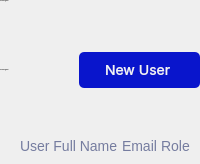
                <widget class="QFrame" name="user_manage_main_frame">
                 <property name="frameShape">
                  <enum>QFrame::NoFrame</enum>
                 </property>
                 <property name="frameShadow">
                  <enum>QFrame::Raised</enum>
                 </property>
                 <layout class="QVBoxLayout" name="user_manage_main_layout">
                  <property name="spacing">
                   <number>0</number>
                  </property>
                  <property name="leftMargin">
                   <number>0</number>
                  </property>
                  <property name="topMargin">
                   <number>0</number>
                  </property>
                  <property name="rightMargin">
                   <number>0</number>
                  </property>
                  <property name="bottomMargin">
                   <number>0</number>
                  </property>
                  <item>
                   <widget class="QLabel" name="user_manage_small_header">
                    <property name="font">
                     <font>
                      <family>Inter</family>
                      <pointsize>-1</pointsize>
                     </font>
                    </property>
                    <property name="styleSheet">
                     <string notr="true"/>
                    </property>
                    <property name="text">
                     <string>User Management</string>
                    </property>
                    <property name="alignment">
                     <set>Qt::AlignLeading|Qt::AlignLeft|Qt::AlignTop</set>
                    </property>
                   </widget>
                  </item>
                  <item>
                   <widget class="QFrame" name="user_manage_middle_frame">
                    <property name="frameShape">
                     <enum>QFrame::NoFrame</enum>
                    </property>
                    <property name="frameShadow">
                     <enum>QFrame::Raised</enum>
                    </property>
                    <layout class="QHBoxLayout" name="user_manage_middle_layout">
                     <property name="spacing">
                      <number>0</number>
                     </property>
                     <property name="leftMargin">
                      <number>0</number>
                     </property>
                     <property name="topMargin">
                      <number>50</number>
                     </property>
                     <property name="rightMargin">
                      <number>0</number>
                     </property>
                     <property name="bottomMargin">
                      <number>50</number>
                     </property>
                     <item>
                      <widget class="QLabel" name="user_manage_header">
                       <property name="font">
                        <font>
                         <family>Inter</family>
                         <pointsize>-1</pointsize>
                         <weight>50</weight>
                         <bold>false</bold>
                        </font>
                       </property>
                       <property name="styleSheet">
                        <string notr="true"/>
                       </property>
                       <property name="text">
                        <string>User Management</string>
                       </property>
                       <property name="alignment">
                        <set>Qt::AlignLeading|Qt::AlignLeft|Qt::AlignVCenter</set>
                       </property>
                      </widget>
                     </item>
                     <item>
                      <widget class="QPushButton" name="user_manage_add_butt">
                       <property name="minimumSize">
                        <size>
                         <width>121</width>
                         <height>36</height>
                        </size>
                       </property>
                       <property name="maximumSize">
                        <size>
                         <width>121</width>
                         <height>36</height>
                        </size>
                       </property>
                       <property name="font">
                        <font>
                         <family>Inter</family>
                         <pointsize>-1</pointsize>
                         <stylestrategy>PreferDefault</stylestrategy>
                        </font>
                       </property>
                       <property name="cursor">
                        <cursorShape>PointingHandCursor</cursorShape>
                       </property>
                       <property name="layoutDirection">
                        <enum>Qt::RightToLeft</enum>
                       </property>
                       <property name="styleSheet">
                        <string notr="true">QPushButton {
	background: #0915CC;
	border-radius: 5px;
	color: #F2F3F6;
	qproperty-icon: url(:/image/person_add.svg);
	font-size: 14px;
}

QPushButton:hover {
	background: rgba(9, 21, 204, 0.8);
}
</string>
                       </property>
                       <property name="text">
                        <string>New User </string>
                       </property>
                       <property name="iconSize">
                        <size>
                         <width>20</width>
                         <height>15</height>
                        </size>
                       </property>
                      </widget>
                     </item>
                    </layout>
                   </widget>
                  </item>
                  <item>
                   <widget class="QFrame" name="user_manage_table_head_frame">
                    <property name="styleSheet">
                     <string notr="true">color: #757C9F;
font-size: 14px;</string>
                    </property>
                    <property name="frameShape">
                     <enum>QFrame::NoFrame</enum>
                    </property>
                    <property name="frameShadow">
                     <enum>QFrame::Raised</enum>
                    </property>
                    <layout class="QHBoxLayout" name="user_manage_table_head_layout" stretch="2,1,1">
                     <property name="spacing">
                      <number>0</number>
                     </property>
                     <property name="leftMargin">
                      <number>0</number>
                     </property>
                     <property name="topMargin">
                      <number>0</number>
                     </property>
                     <property name="rightMargin">
                      <number>0</number>
                     </property>
                     <property name="bottomMargin">
                      <number>10</number>
                     </property>
                     <item>
                      <widget class="QLabel" name="user_manage_table_user_name">
                       <property name="styleSheet">
                        <string notr="true">margin-left: 17px;</string>
                       </property>
                       <property name="text">
                        <string>User Full Name</string>
                       </property>
                      </widget>
                     </item>
                     <item>
                      <widget class="QLabel" name="user_manage_table_email">
                       <property name="text">
                        <string>Email</string>
                       </property>
                      </widget>
                     </item>
                     <item>
                      <widget class="QLabel" name="user_manage_tabl_role">
                       <property name="text">
                        <string>Role</string>
                       </property>
                      </widget>
                     </item>
                    </layout>
                   </widget>
                  </item>
                 </layout>
                </widget>
